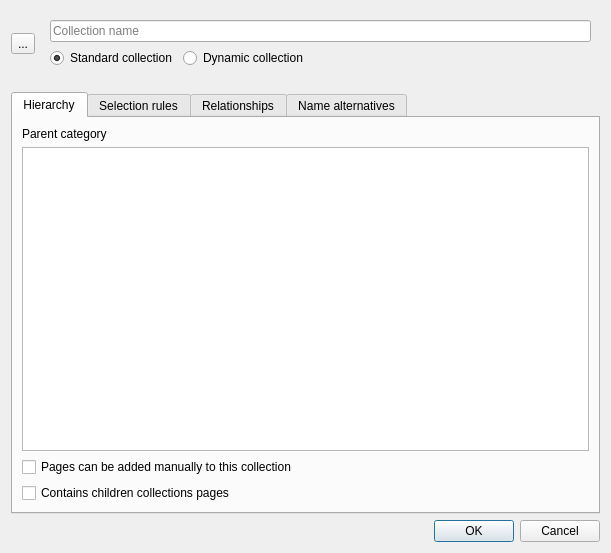
<?xml version="1.0" encoding="UTF-8"?>
<ui version="4.0">
 <class>CollectionEditor</class>
 <widget class="QDialog" name="CollectionEditor">
  <property name="geometry">
   <rect>
    <x>0</x>
    <y>0</y>
    <width>611</width>
    <height>553</height>
   </rect>
  </property>
  <property name="windowTitle">
   <string>Frame</string>
  </property>
  <layout class="QVBoxLayout" name="verticalLayout">
   <item>
    <widget class="QWidget" name="widget" native="true">
     <layout class="QHBoxLayout" name="horizontalLayout_3">
      <property name="leftMargin">
       <number>0</number>
      </property>
      <property name="topMargin">
       <number>0</number>
      </property>
      <property name="rightMargin">
       <number>0</number>
      </property>
      <item>
       <widget class="QWidget" name="widget_4" native="true">
        <layout class="QHBoxLayout" name="horizontalLayout_4">
         <property name="leftMargin">
          <number>0</number>
         </property>
         <property name="topMargin">
          <number>0</number>
         </property>
         <property name="rightMargin">
          <number>0</number>
         </property>
         <property name="bottomMargin">
          <number>0</number>
         </property>
         <item>
          <widget class="QToolButton" name="toolButton">
           <property name="focusPolicy">
            <enum>Qt::NoFocus</enum>
           </property>
           <property name="text">
            <string>...</string>
           </property>
           <property name="icon">
            <iconset resource="../build/icons.qrc">
             <normaloff>:/collections/collection-dynamic</normaloff>:/collections/collection-dynamic</iconset>
           </property>
           <property name="iconSize">
            <size>
             <width>32</width>
             <height>32</height>
            </size>
           </property>
          </widget>
         </item>
         <item>
          <widget class="QWidget" name="widget_3" native="true">
           <layout class="QVBoxLayout" name="verticalLayout_7">
            <item>
             <widget class="QLineEdit" name="collectionNameLE">
              <property name="placeholderText">
               <string>Collection name</string>
              </property>
             </widget>
            </item>
            <item>
             <layout class="QHBoxLayout" name="horizontalLayout_2">
              <item>
               <widget class="QRadioButton" name="standardCollectionRB">
                <property name="text">
                 <string>Standard collection</string>
                </property>
                <property name="checked">
                 <bool>true</bool>
                </property>
               </widget>
              </item>
              <item>
               <widget class="QRadioButton" name="dynamicCollectionRB">
                <property name="text">
                 <string>Dynamic collection</string>
                </property>
                <property name="icon">
                 <iconset>
                  <normaloff>:/types/collection-dynamic</normaloff>:/types/collection-dynamic</iconset>
                </property>
               </widget>
              </item>
              <item>
               <spacer name="horizontalSpacer_2">
                <property name="orientation">
                 <enum>Qt::Horizontal</enum>
                </property>
                <property name="sizeHint" stdset="0">
                 <size>
                  <width>40</width>
                  <height>20</height>
                 </size>
                </property>
               </spacer>
              </item>
             </layout>
            </item>
           </layout>
          </widget>
         </item>
        </layout>
       </widget>
      </item>
     </layout>
    </widget>
   </item>
   <item>
    <widget class="QTabWidget" name="tabWidget">
     <property name="currentIndex">
      <number>0</number>
     </property>
     <widget class="QWidget" name="hierarchyTab">
      <attribute name="title">
       <string>Hierarchy</string>
      </attribute>
      <layout class="QVBoxLayout" name="verticalLayout_2">
       <item>
        <widget class="QLabel" name="label_3">
         <property name="text">
          <string>Parent category</string>
         </property>
        </widget>
       </item>
       <item>
        <widget class="QTreeView" name="parentTreeView">
         <property name="headerHidden">
          <bool>true</bool>
         </property>
        </widget>
       </item>
       <item>
        <widget class="QCheckBox" name="canAddPagesCB">
         <property name="text">
          <string>Pages can be added manually to this collection</string>
         </property>
        </widget>
       </item>
       <item>
        <widget class="QCheckBox" name="childrenAreSubsetsCB">
         <property name="text">
          <string>Contains children collections pages</string>
         </property>
        </widget>
       </item>
      </layout>
     </widget>
     <widget class="QWidget" name="selectionRulesTab">
      <property name="enabled">
       <bool>true</bool>
      </property>
      <attribute name="title">
       <string>Selection rules</string>
      </attribute>
      <layout class="QVBoxLayout" name="verticalLayout_4">
       <item>
        <widget class="QPlainTextEdit" name="plainTextEdit"/>
       </item>
      </layout>
     </widget>
     <widget class="QWidget" name="rsTab">
      <attribute name="title">
       <string>Relationships</string>
      </attribute>
      <layout class="QVBoxLayout" name="verticalLayout_3">
       <item>
        <widget class="QStackedWidget" name="stackedWidget">
         <widget class="QWidget" name="page">
          <layout class="QVBoxLayout" name="verticalLayout_6">
           <property name="leftMargin">
            <number>0</number>
           </property>
           <property name="topMargin">
            <number>0</number>
           </property>
           <property name="rightMargin">
            <number>0</number>
           </property>
           <property name="bottomMargin">
            <number>0</number>
           </property>
           <item>
            <widget class="QTreeView" name="treeView"/>
           </item>
          </layout>
         </widget>
         <widget class="QWidget" name="page_2">
          <layout class="QVBoxLayout" name="verticalLayout_5">
           <property name="leftMargin">
            <number>0</number>
           </property>
           <property name="topMargin">
            <number>0</number>
           </property>
           <property name="rightMargin">
            <number>0</number>
           </property>
           <property name="bottomMargin">
            <number>0</number>
           </property>
           <item>
            <widget class="QTextEdit" name="textEdit"/>
           </item>
          </layout>
         </widget>
        </widget>
       </item>
       <item>
        <widget class="QWidget" name="widget_2" native="true">
         <layout class="QHBoxLayout" name="horizontalLayout">
          <property name="spacing">
           <number>0</number>
          </property>
          <property name="leftMargin">
           <number>0</number>
          </property>
          <property name="topMargin">
           <number>0</number>
          </property>
          <property name="rightMargin">
           <number>0</number>
          </property>
          <property name="bottomMargin">
           <number>0</number>
          </property>
          <item>
           <widget class="QToolButton" name="rsRemoveButton">
            <property name="text">
             <string>...</string>
            </property>
            <property name="icon">
             <iconset>
              <normaloff>:/actions-color/add</normaloff>:/actions-color/add</iconset>
            </property>
           </widget>
          </item>
          <item>
           <widget class="QToolButton" name="rsAddButton">
            <property name="text">
             <string>+</string>
            </property>
            <property name="icon">
             <iconset>
              <normaloff>:/actions-color/remove</normaloff>:/actions-color/remove</iconset>
            </property>
           </widget>
          </item>
          <item>
           <spacer name="horizontalSpacer">
            <property name="orientation">
             <enum>Qt::Horizontal</enum>
            </property>
            <property name="sizeHint" stdset="0">
             <size>
              <width>40</width>
              <height>20</height>
             </size>
            </property>
           </spacer>
          </item>
          <item>
           <widget class="QToolButton" name="sourceViewButton">
            <property name="text">
             <string>Source view</string>
            </property>
            <property name="checkable">
             <bool>true</bool>
            </property>
           </widget>
          </item>
         </layout>
        </widget>
       </item>
      </layout>
     </widget>
     <widget class="QWidget" name="namesTab">
      <attribute name="title">
       <string>Name alternatives</string>
      </attribute>
      <layout class="QFormLayout" name="formLayout_2">
       <property name="fieldGrowthPolicy">
        <enum>QFormLayout::ExpandingFieldsGrow</enum>
       </property>
       <item row="0" column="0">
        <widget class="QLabel" name="label_2">
         <property name="text">
          <string>Minimal name</string>
         </property>
        </widget>
       </item>
       <item row="0" column="1">
        <widget class="QLineEdit" name="lineEdit_2">
         <property name="placeholderText">
          <string>Name to use when parent category's name is visible</string>
         </property>
        </widget>
       </item>
       <item row="1" column="0">
        <widget class="QLabel" name="label_6">
         <property name="text">
          <string>Singular form</string>
         </property>
        </widget>
       </item>
       <item row="1" column="1">
        <widget class="QLineEdit" name="lineEdit_4">
         <property name="text">
          <string/>
         </property>
         <property name="placeholderText">
          <string>A description for individual objects</string>
         </property>
        </widget>
       </item>
      </layout>
     </widget>
    </widget>
   </item>
   <item>
    <widget class="QDialogButtonBox" name="buttonBox">
     <property name="standardButtons">
      <set>QDialogButtonBox::Cancel|QDialogButtonBox::Ok</set>
     </property>
    </widget>
   </item>
  </layout>
 </widget>
 <resources>
  <include location="../build/icons.qrc"/>
 </resources>
 <connections>
  <connection>
   <sender>buttonBox</sender>
   <signal>accepted()</signal>
   <receiver>CollectionEditor</receiver>
   <slot>accept()</slot>
   <hints>
    <hint type="sourcelabel">
     <x>300</x>
     <y>467</y>
    </hint>
    <hint type="destinationlabel">
     <x>300</x>
     <y>243</y>
    </hint>
   </hints>
  </connection>
  <connection>
   <sender>buttonBox</sender>
   <signal>rejected()</signal>
   <receiver>CollectionEditor</receiver>
   <slot>reject()</slot>
   <hints>
    <hint type="sourcelabel">
     <x>300</x>
     <y>467</y>
    </hint>
    <hint type="destinationlabel">
     <x>300</x>
     <y>243</y>
    </hint>
   </hints>
  </connection>
  <connection>
   <sender>dynamicCollectionRB</sender>
   <signal>toggled(bool)</signal>
   <receiver>canAddPagesCB</receiver>
   <slot>setDisabled(bool)</slot>
   <hints>
    <hint type="sourcelabel">
     <x>319</x>
     <y>65</y>
    </hint>
    <hint type="destinationlabel">
     <x>308</x>
     <y>456</y>
    </hint>
   </hints>
  </connection>
 </connections>
</ui>
